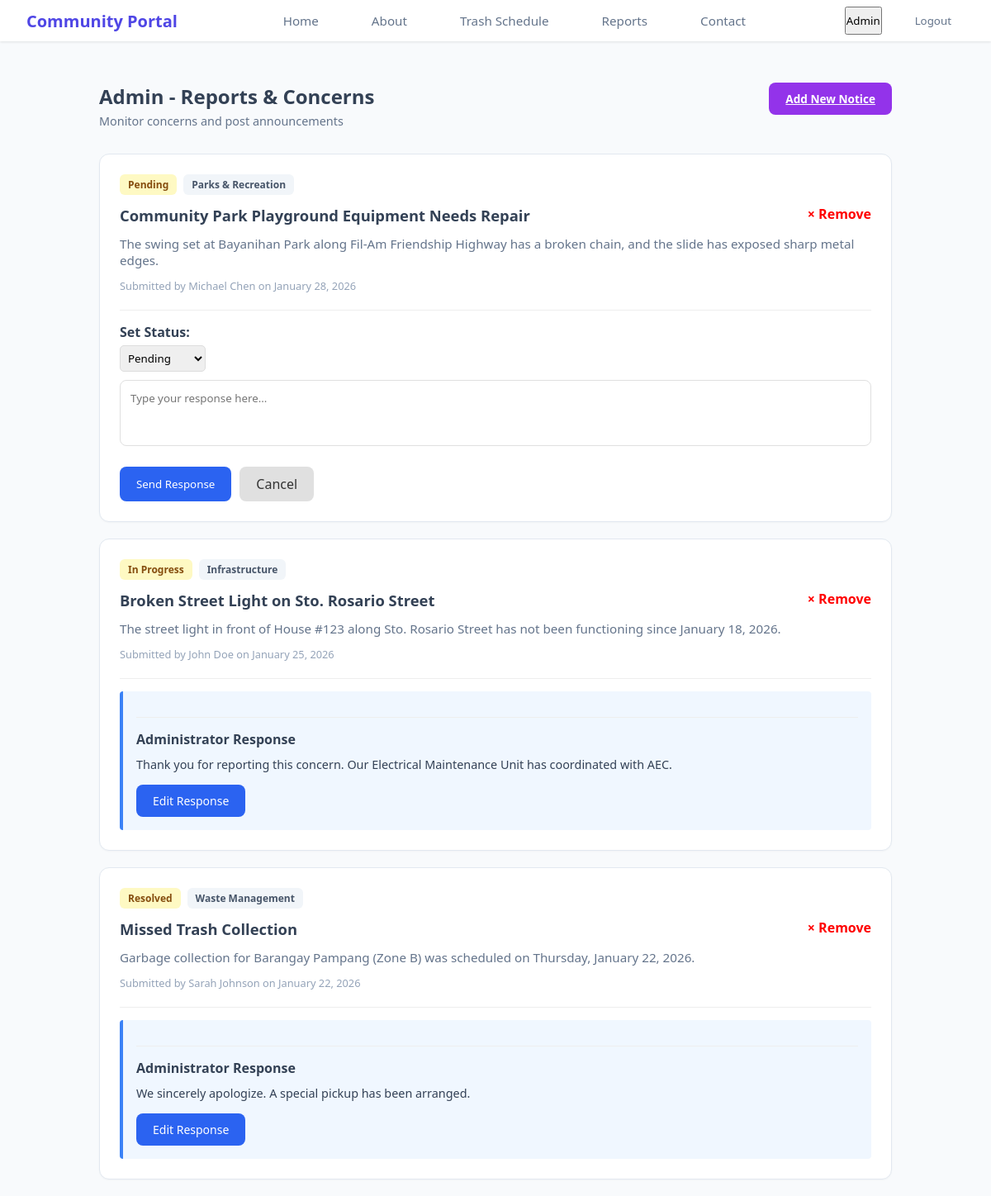
The app's page /admin/admin_reports.php?reply_to=1 with its own data.
### tables this page shows
CREATE TABLE `reports` (
  `report_id` int(11) NOT NULL,
  `report_name` varchar(100) NOT NULL,
  `report_title` varchar(200) NOT NULL,
  `report_tag` varchar(50) NOT NULL,
  `report_content` text NOT NULL,
  `report_submitted` timestamp NOT NULL DEFAULT current_timestamp(),
  `status` varchar(20) DEFAULT 'Pending',
  `admin_note` text DEFAULT NULL,
  `admin_resolved` timestamp NULL DEFAULT NULL
);

### admin/admin_reports.php (the view, shortened to what this page needs)
<?php
include "../includes/admin_header.php";
?>
<!DOCTYPE html>
<html lang="en">
    <head>
        <link rel="stylesheet" href="../css/member_reports.css">
    </head>
    <body>
        <div class="content-wrapper">
            <div class="container">
                <div class="page-header">
                    <div class="header-content">
                        <h1>Admin - Reports & Concerns</h1>
                        <p class="subtitle">Monitor concerns and post announcements</p>
                    </div>
                    <?php if (!isset($_GET['show_form'])): ?>
                        <a href="?show_form=true" class="btn-submit">Add New Notice</a>
                    <?php endif; ?>
                </div>
                <main class="report-list">
                    <?php
                        $query = "SELECT * FROM reports ORDER BY report_submitted DESC";
                        $result = mysqli_query($conn, $query);
                        while($report = mysqli_fetch_assoc($result)) {
                            $isAnnouncement = ($report['report_tag'] == 'Announcement');
                    ?>
                    <article class="report-card">
                        <div class="badge-container">
                            <?php if(!$isAnnouncement): ?>
                                <span class="badge status-pending"><?php echo $report['status']; ?></span>
                            <?php endif; ?>
                            <span class="badge tag"><?php echo $report['report_tag']; ?></span>
                        </div>
                            <a href="?delete_id=<?php echo $report['report_id']; ?>" onclick="return confirm('Remove this item?')" class="remove-option" >&times; Remove</a>
                                <h2><?php echo htmlspecialchars($report['report_title']); ?></h2>
                                <p class="report-text"><?php echo htmlspecialchars($report['report_content']); ?></p>
                        <div class="author-meta">
                            Submitted by <?php echo htmlspecialchars($report['report_name']); ?> on <?php echo date("F j, Y", strtotime($report['report_submitted'])); ?>
                        </div>
                        <div class="response-container">
                            <?php
                            if( (empty($report['admin_note']) && isset($_GET['reply_to']) && $_GET['reply_to'] == $report['report_id']) ||
                                (!empty($report['admin_note']) && isset($_GET['edit_id']) && $_GET['edit_id'] == $report['report_id']) ):
                            ?>
                                <form method="POST">
                                    <?php if(!$isAnnouncement): ?>
                                        <label>Set Status: </label>
                                        <select name="txt_status" class="status-select">
                                            <option value="Pending" <?php if($report['status'] == 'Pending') echo 'selected'; ?>>Pending</option>
                                        </select>
                                    <?php endif; ?>
                                    <textarea name="txt_admin_response" class="response-textarea" placeholder="<?php echo $isAnnouncement ? 'Add more to announcement...' : 'Type your response here...'; ?>" rows="3" required><?php echo htmlspecialchars($report['admin_note']); ?></textarea>
                                    <div class="admin-actions">
                                        <button type="submit" name="btn_send_response" class="btn-send">
                                            <?php echo $isAnnouncement ? 'Update Announcement' : 'Send Response'; ?>
                                        </button>
                                        <a href="admin_reports.php" class="btn-cancel">Cancel</a>
                                    </div>
                                </form>
                            <?php else: ?>
                                <section class="admin-reply">
                                    <hr>
                                    <h3>
                                        <?php echo $isAnnouncement ? 'Additional Information' : 'Administrator Response'; ?>
                                    </h3>
                                    <p><?php echo htmlspecialchars($report['admin_note']); ?></p>
                                    <div>
                                        <a href="?edit_id=<?php echo $report['report_id']; ?>" class="btn-respond-trigger">
                                            <?php echo $isAnnouncement ? 'Continue announcement' : 'Edit Response'; ?>
                                        </a>
                                    </div>
                                </section>
                            <?php endif; ?>
                        </div>
                    </article>
                    <?php } ?>
                </main>
            </div>
        </div>
    </body>
</html>

### css/header.css (style rules this page uses)
* { margin: 0; padding: 0; box-sizing: border-box; font-family: 'Segoe UI', Tahoma, Geneva, Verdana, sans-serif; }
body { background-color: #f8fafc; color: #334155; }

### css/member_reports.css (style rules this page uses)
html, body { margin: 0; padding: 0; }
:root { --primary-purple: #9333ea; --bg-gray: #f8fafc; --card-white: #ffffff; --border-gray: #e2e8f0; --text-dark: #1e293b; --text-muted: #64748b; --link-blue: #3b82f6; --reply-bg: #f0f7ff; }
.content-wrapper { padding-top: 100px; background-color: var(--bg-gray); min-height: 100vh; }
.page-header { display: flex; justify-content: space-between; align-items: flex-start; margin-bottom: 30px; }
.container { max-width: 1000px; margin: 0 auto; padding: 0 20px; width: 100%; }
h1 { font-size: 1.5rem; margin: 0; font-weight: 700; }
.subtitle { color: var(--text-muted); font-size: 0.9rem; margin: 4px 0 0 0; }
.btn-submit { background-color: var(--primary-purple); color: white; border: none; padding: 10px 20px; border-radius: 8px; font-weight: 600; cursor: pointer; font-size: 0.85rem; transition: opacity 0.2s; }
.remove-option { float: right; color:red; text-decoration:none; font-weight:bold; }
.report-card { background: var(--card-white); border: 1px solid var(--border-gray); border-radius: 12px; padding: 24px; margin-bottom: 20px; box-shadow: 0 1px 2px rgba(0,0,0,0.03); }
.badge-container { display: flex; gap: 8px; margin-bottom: 12px; }
.badge { padding: 4px 10px; border-radius: 6px; font-size: 0.75rem; font-weight: 600; }
.status-pending { background: #fef9c3; color: #854d0e; }
.tag { background: #f1f5f9; color: #475569; }
.report-card h2 { font-size: 1.15rem; margin: 0 0 12px 0; }
.report-text { font-size: 0.95rem; color: var(--text-muted); margin-bottom: 12px; }
.author-meta { font-size: 0.8rem; color: #94a3b8; margin-bottom: 20px; }
.admin-reply { background-color: var(--reply-bg); border-left: 4px solid var(--link-blue); padding: 16px; border-radius: 4px; }
.admin-reply h3 { font-size:1rem; margin-bottom:10px; }
.admin-reply hr { border:0; border-top:1px solid #eee; margin:15px 0; }
.admin-reply p { font-size: 0.9rem; margin: 0 0 8px 0; color: #334155; }
.admin-reply div { margin-top:15px; }
.btn-respond-trigger { background-color: #2b63f1; color: white; padding: 10px 20px; border-radius: 8px; text-decoration: none; display: inline-block; font-size: 14px; }
.response-container { margin-top:20px; border-top: 1px solid #eee; padding-top: 15px; }
.response-textarea { width: 100%; border: 1px solid #e0e0e0; border-radius: 8px; padding: 12px; margin-bottom: 10px; font-family: inherit; resize: none; }
.admin-actions { display: flex; gap: 10px; margin-top: 10px; }
.btn-send { background-color: #2b63f1; color: white; border: none; padding: 10px 20px; border-radius: 8px; cursor: pointer; }
.btn-cancel { background-color: #e0e0e0; color: #333; text-decoration: none; padding: 10px 20px; border-radius: 8px; }
.status-select { padding: 5px; border-radius: 5px; border: 1px solid #ddd; margin-bottom: 10px; }
label { display: block; font-weight: 600; margin-bottom: 5px; }

### records on screen
reports: status "Pending", report_tag "Parks & Recreation", report_title "Community Park Playground Equipment Needs Repair", report_content "The swing set at Bayanihan Park along Fil-Am Friendship Highway has a broken chain, and the slide has exposed sharp metal edges.", report_name "Michael Chen", report_submitted "January 28, 2026", txt_status "Pending", shows "Send Response"
reports: status "In Progress", report_tag "Infrastructure", report_title "Broken Street Light on Sto. Rosario Street", report_content "The street light in front of House #123 along Sto. Rosario Street has not been functioning since January 18, 2026.", report_name "John Doe", report_submitted "January 25, 2026", shows "Administrator Response", admin_note "Thank you for reporting this concern. Our Electrical Maintenance Unit has coordinated with AEC.", shows "Edit Response"
reports: status "Resolved", report_tag "Waste Management", report_title "Missed Trash Collection", report_content "Garbage collection for Barangay Pampang (Zone B) was scheduled on Thursday, January 22, 2026.", report_name "Sarah Johnson", report_submitted "January 22, 2026", shows "Administrator Response", admin_note "We sincerely apologize. A special pickup has been arranged.", shows "Edit Response"
